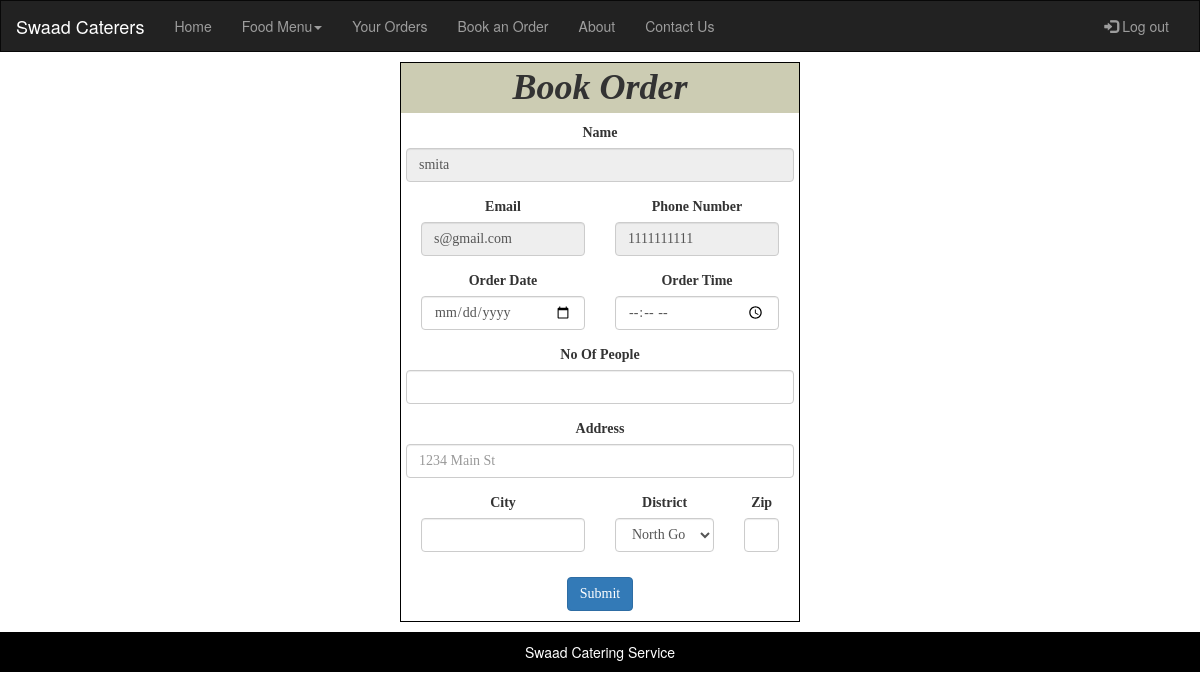
Page /book.php (signed in) on the committed database.
### tables this page shows
CREATE TABLE `customer` (
  `cust_id` int(11) NOT NULL,
  `name` varchar(25) NOT NULL,
  `email` varchar(25) NOT NULL,
  `username` varchar(25) NOT NULL,
  `phone` bigint(11) NOT NULL,
  `password` varchar(128) NOT NULL
);

### book.php (the view, shortened to what this page needs)
<?php
	include_once 'header.php';
	require_once 'functions.php';
	if(isset($_SESSION["cust_id"])){
	$sql="select * from customer where cust_id=".$_SESSION["cust_id"].";";
	$result=mysqli_query($conn,$sql);
	$result_check=mysqli_num_rows($result);
	if($result_check>0){
		while($row=mysqli_fetch_assoc($result)){
?>
<div style="margin-right: 400px;margin-left: 400px;margin-top: 10px;margin-bottom: 10px; border-style: solid; border-color: black;border-width: 1px;">
	<center  style="font-family: Californian FB;">
	<h1 style="background-color: #ccccb3;font-weight: bold; font-style: italic;padding: 5px;margin-top: 0px;">Book Order</h1>
	<form action="" method="POST">
	  <div class="form-row" style="padding-left: 5px;padding-right: 5px;">
	  	<div class="form-group">
		    <label for="inputName">Name</label>
		    <input type="text" class="form-control" name="inputName" value="<?php echo $row["name"]; ?>" disabled>
		  </div>
		<div class="form-row">
		    <div class="form-group  col-md-6">
		      <label for="inputEmail">Email</label>
		      <input type="email" class="form-control" name="inputEmail" value="<?php echo $row["email"]; ?>" disabled>
		    </div>
		    <div class="form-group col-md-6">
		      <label for="inputPhone">Phone Number</label>
		      <input type="tel" class="form-control" name="inputPhone" value="<?php echo $row["phone"]; ?>" disabled>
		    </div>
		</div>
		<div class="form-row">
		    <div class="form-group  col-md-6">
		      <label for="inputDate">Order Date</label>
		      <input type="date" class="form-control" name="inputDate">
		    </div>
		    <div class="form-group col-md-6">
		      <label for="inputTime">Order Time</label>
		      <input type="time" class="form-control" name="inputTime">
		    </div>
		</div>
		<div class="form-group">
		      <label for="inputPeople">No Of People</label>
		      <input type="number" class="form-control" name="inputPeople">
		</div>
	    <div class="form-group">
		    <label for="inputAddress">Address</label>
		    <input type="text" class="form-control" name="inputAddress" placeholder="1234 Main St">
		</div>
	    <div class="form-row">
		    <div class="form-group col-md-6">
		      <label for="inputCity">City</label>
		      <input type="text" class="form-control" name="inputCity">
		    </div>
		    <div class="form-group col-md-4">
		      <label for="inputDistrict">District</label>
		      <select name="inputDistrict" class="form-control">
		        <option selected>North Goa</option>
		      </select>
		    </div>
		    <div class="form-group col-md-2">
		      <label for="inputZip">Zip</label>
		      <input type="text" class="form-control" name="inputZip">
		    </div>
  		</div>
  	</div>
  	<button type="submit" class="btn btn-primary" name="submit" style="margin: 10px;">Submit</button>
  	</form>
</center>
</div>
<?php
}}
	}
	else{
		header("location: login.php");
		exit();
	}
	include_once 'footer.php';
?>

### rows in the picture
customer: inputName "smita", inputEmail "s@gmail.com", inputPhone "1111111111"
